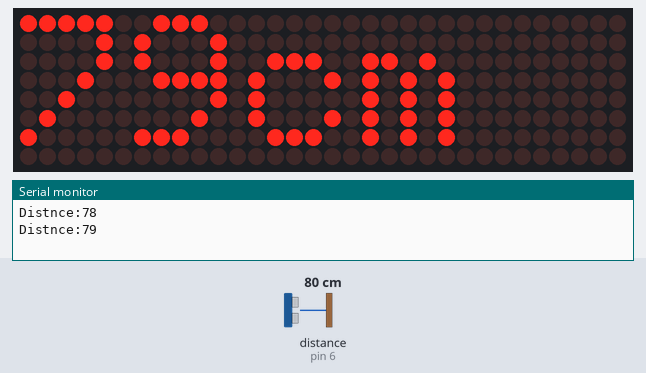
Bench run of a sketch on a simulated Arduino Mega 2560, built with avr-gcc and run on an emulated ATmega2560. On the bench: 32×8 LED matrix, the last lines printed to the serial monitor. Wiring (inferred from the names in the program): ultrasonic range finder: trigger pin 7; echo pin 6. Inputs (shaded band) come from the test bench; at power-on: distance to the obstacle (sensor on pin 6) 80 cm. The echo pulse lasts 58.3 µs per cm.

Above: at 1.8 s.
1.9 s: distance to the obstacle (sensor on pin 6) set to 2 cm
At 3.0 s:
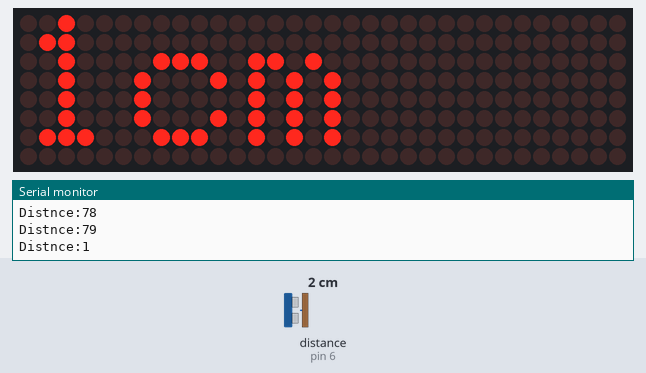
3.5 s: distance to the obstacle (sensor on pin 6) set to 4 cm
At 5.0 s:
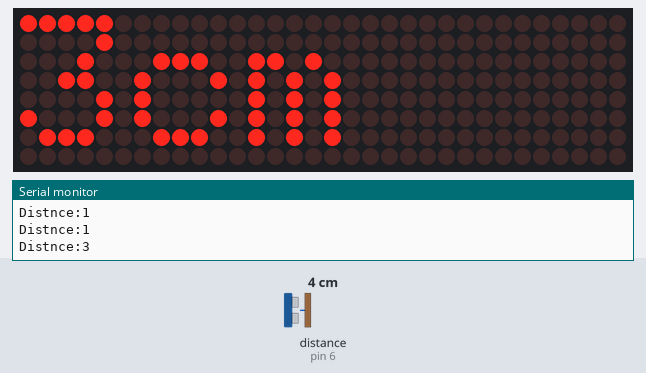
5.5 s: distance to the obstacle (sensor on pin 6) set to 9 cm
At 7.0 s:
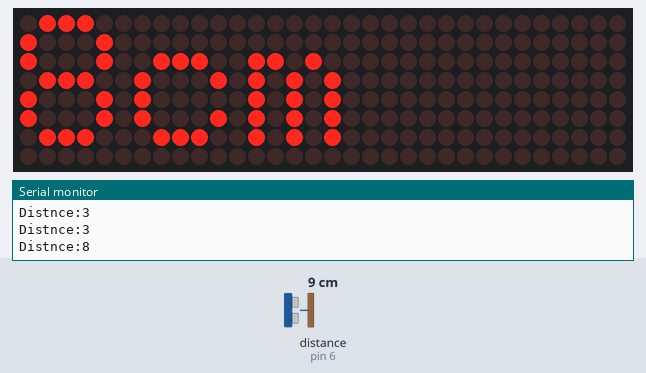
Timing chart, 0 to 8.5 s (numbered marks = the images above; inputs shaded):
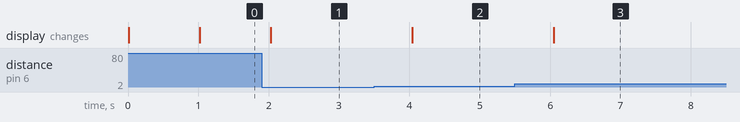

The sketch:

Ultrasonic_matrix.ino
```cpp
#include <Adafruit_GFX.h>
#include <Max72xxPanel.h>
#include <SPI.h>
#define echo 6
#define trig 7

long duration;
int d;

const int pinCS = 53; // Attach CS to this pin, DIN to MOSI and CLK to SCK (cf http://arduino.cc/en/Reference/SPI )
const int numberOfHorizontalDisplays = 4;
const int numberOfVerticalDisplays = 1;
const int wait = 20; // In milliseconds
const int spacer = 1;
const int width = 5 + spacer; // The font width is 5 pixels
Max72xxPanel matrix = Max72xxPanel(pinCS, numberOfHorizontalDisplays, numberOfVerticalDisplays);

int length;
String msg1;
String msg2;
String msg3;
unsigned long previousMillis = 0;

void setup(){

  Serial.begin(9600);
  matrix.setIntensity(15); // Use a value between 0 and 15 for brightness
  // Adjust to your own needs
    matrix.setPosition(0, 0, 0); // The first display is at <0, 0>
    matrix.setPosition(1, 1, 0); // The second display is at <1, 0>
    matrix.setPosition(2, 2, 0); // The third display is at <2, 0>
    matrix.setPosition(3, 3, 0); // And the last display is at <3, 0>
  pinMode(trig, OUTPUT);
  pinMode(echo, INPUT);


}


void loop(){
  digitalWrite(trig, LOW);
  delayMicroseconds(2);
  digitalWrite(trig, HIGH);
  delayMicroseconds(10);
  digitalWrite(trig, LOW);

  duration=pulseIn(echo,HIGH);
  d= duration*0.034/2;

  Serial.print("Distnce:");
  Serial.println(d);
      msg1 = String(d) +"cm";
    length = msg1.length() * width;
    for (int i = 8; i>0; i--)
    {
      msg1 += " ";
    }
    matrix.setCursor(0,0); // Center text
    matrix.fillScreen(LOW);
    matrix.print(msg1);
    matrix.write();
    delay(1000);


}
```

Measured:
- after the input at 1.9 s, the display: changes after 0.13 s (image 1)
- after the input at 3.5 s, the display: changes after 0.54 s (image 2)
- after the input at 5.5 s, the display: changes after 0.55 s (image 3)
